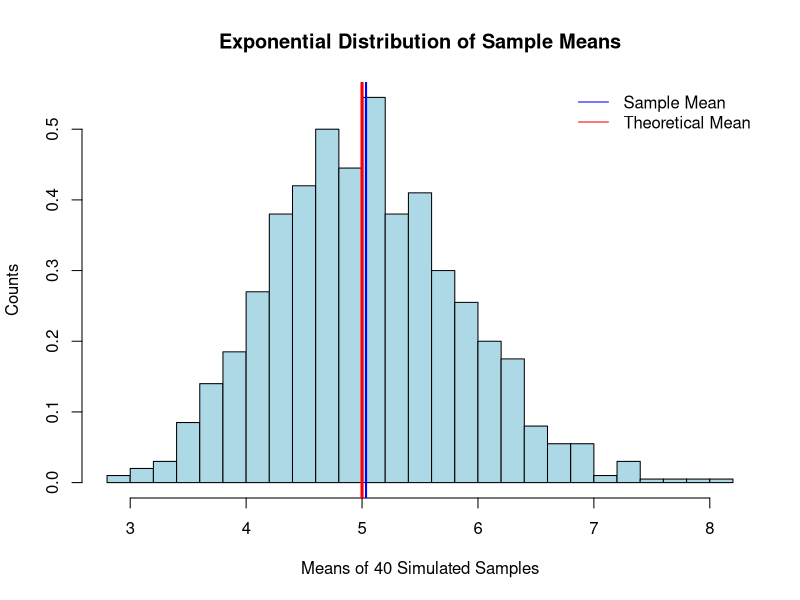
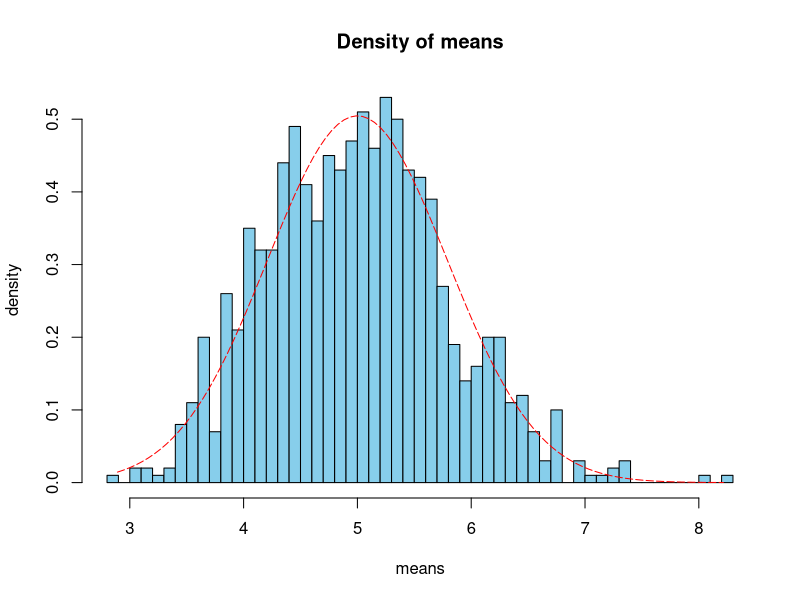
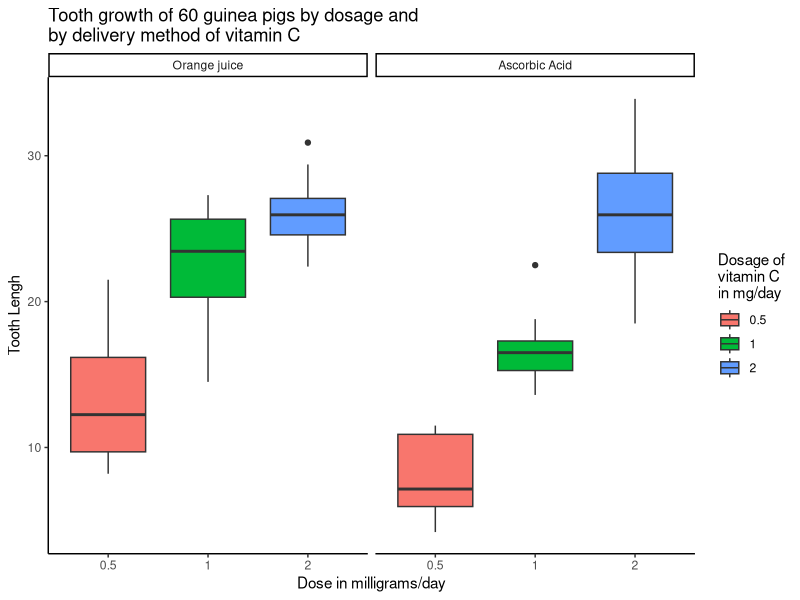

Reproduce these figures in R, in order.
## ---- chunk 1
knitr::opts_chunk$set(echo = TRUE)
## ---- chunk 2
# Exponential Distribution compare to Central limit Theorem
# The project consists of two parts:
# 1. A simulation exercise.
# 2. Basic inferential data analysis.
# 1: A simulation exercise
#  Overview
# In this project the exponential distribution is investigated in R and compare it with Central Limit Theorem. The mean of exponential distribution is 1/lambda and the standard deviation is also a function of 1/lambda. The exponential distribution is simulated in R with rexp(n,lambda), where lambda=0.2 for all of the simulations, sample size n = 40, and the number of simulation =1000.
# Simulations
# A series of 1000 simulations is run to create a data set for comparison purpose. Each simulation contain 40 observations and the expoential distribution function will be set to rexp(40, 0.2) where 0.2 is lambda value.
# Given data: n = 40; simNum = 1000; lambda = 0.2
# For reproducibility, set seed = 10000
# Exponential sampling parameters
# set seed for reproducability
set.seed(31)
# set lambda to 0.2
lambda <- 0.2
# 40 samples
n <- 40
# 1000 simulations
simulations <- 1000
## ---- chunk 3
# simulate
simulated_exponentials <- replicate(simulations, rexp(n, lambda))
simExp = function(n, lambda){
    mean(rexp(n,lambda))
    }

simul = data.frame(ncol=2,nrow=simulations)
names(simul) = c("Sample","Mean")
for (i in 1:simulations)
{
    simul[i,1] = i
    simul[i,2] = simExp(n,lambda)
}
## ---- chunk 4
# calculate mean of exponentials
means_exponentials <- apply(simulated_exponentials, 2, mean)
## ---- chunk 5
#Question 1

#Show where the distribution is centered at and compare it to the theoretical center of the distribution.
analytical_mean <- mean(means_exponentials)
analytical_mean

# analytical mean
theory_mean <- 1/lambda
theory_mean
# visualization
meanSample = mean(simul$Mean)
meanTheory = 1/lambda
hist(simul$Mean, breaks = 30, prob = TRUE,col = "lightblue", 
     main="Exponential Distribution of Sample Means", 
     xlab="Means of 40 Simulated Samples", ylab = "Counts")
abline(v = meanTheory, col= "red", lwd = 3)
abline(v = meanSample, col = "blue",lwd = 2)
legend('topright', c("Sample Mean", "Theoretical Mean"), 
       bty = "n",       
       lty = c(1,1), 
       col = c(col = "blue", col = "red"))
## ---- chunk 6
# standard deviation of distribution
standard_deviation_dist <- sd(means_exponentials)
standard_deviation_dist

# standard deviation from analytical expression
standard_deviation_theory <- (1/lambda)/sqrt(n)
standard_deviation_theory

# variance of distribution
variance_dist <- standard_deviation_dist^2
variance_dist
# variance from analytical expression
variance_theory <- ((1/lambda)*(1/sqrt(n)))^2
variance_theory
## ---- chunk 7
# Show that the distribution is approximately normal.
xfit <- seq(min(means_exponentials), max(means_exponentials), length=100)
yfit <- dnorm(xfit, mean=1/lambda, sd=(1/lambda/sqrt(n)))
hist(means_exponentials,breaks=n,prob=T,col="skyblue",xlab = "means",main="Density of means",ylab="density")
lines(xfit, yfit, pch=22, col="red", lty=5)
## ---- chunk 8
# load the data ToothGrowth
data(ToothGrowth)
# preview the structure of the data
str(ToothGrowth)
# preview first 5 rows of the data
head(ToothGrowth, 5)
# Provide a basic summary of the data.
# data summary
summary(ToothGrowth)
# compare means of the different delivery methods
tapply(ToothGrowth$len,ToothGrowth$supp, mean)
## ---- chunk 9
# plot data graphically
library(ggplot2)
ggplot(ToothGrowth, aes(factor(dose), len, fill = factor(dose))) +
  geom_boxplot() +
  # facet_grid(.~supp)+
  facet_grid(.~supp, labeller = as_labeller(
    c("OJ" = "Orange juice", 
      "VC" = "Ascorbic Acid"))) +
  labs(title = "Tooth growth of 60 guinea pigs by dosage and\nby delivery method of vitamin C",
       x = "Dose in milligrams/day", 
       y = "Tooth Lengh") +
  scale_fill_discrete(name = "Dosage of\nvitamin C\nin mg/day") +
  theme_classic()
## ---- chunk 10
# Use confidence intervals and/or hypothesis tests to compare tooth growth by supp and dose.
# comparison by delivery method for the same dosage
t05 <- t.test(len ~ supp, 
              data = rbind(ToothGrowth[(ToothGrowth$dose == 0.5) & 
                                         (ToothGrowth$supp == "OJ"),],
                           ToothGrowth[(ToothGrowth$dose == 0.5) & 
                                         (ToothGrowth$supp == "VC"),]), 
              var.equal = FALSE)

t1 <- t.test(len ~ supp, 
             data = rbind(ToothGrowth[(ToothGrowth$dose == 1) & 
                                        (ToothGrowth$supp == "OJ"),],
                          ToothGrowth[(ToothGrowth$dose == 1) & 
                                        (ToothGrowth$supp == "VC"),]), 
             var.equal = FALSE)

t2 <- t.test(len ~ supp, 
             data = rbind(ToothGrowth[(ToothGrowth$dose == 2) & 
                                        (ToothGrowth$supp == "OJ"),],
                          ToothGrowth[(ToothGrowth$dose == 2) & 
                                        (ToothGrowth$supp == "VC"),]), 
             var.equal = FALSE)
## ---- chunk 11
summaryBYsupp <- data.frame(
  "p-value" = c(t05$p.value, t1$p.value, t2$p.value),
  "Conf.Low" = c(t05$conf.int[1],t1$conf.int[1], t2$conf.int[1]),
  "Conf.High" = c(t05$conf.int[2],t1$conf.int[2], t2$conf.int[2]),
  row.names = c("Dosage .05","Dosage 1","Dosage 2"))
## ---- chunk 12
# show data table 
summaryBYsupp
